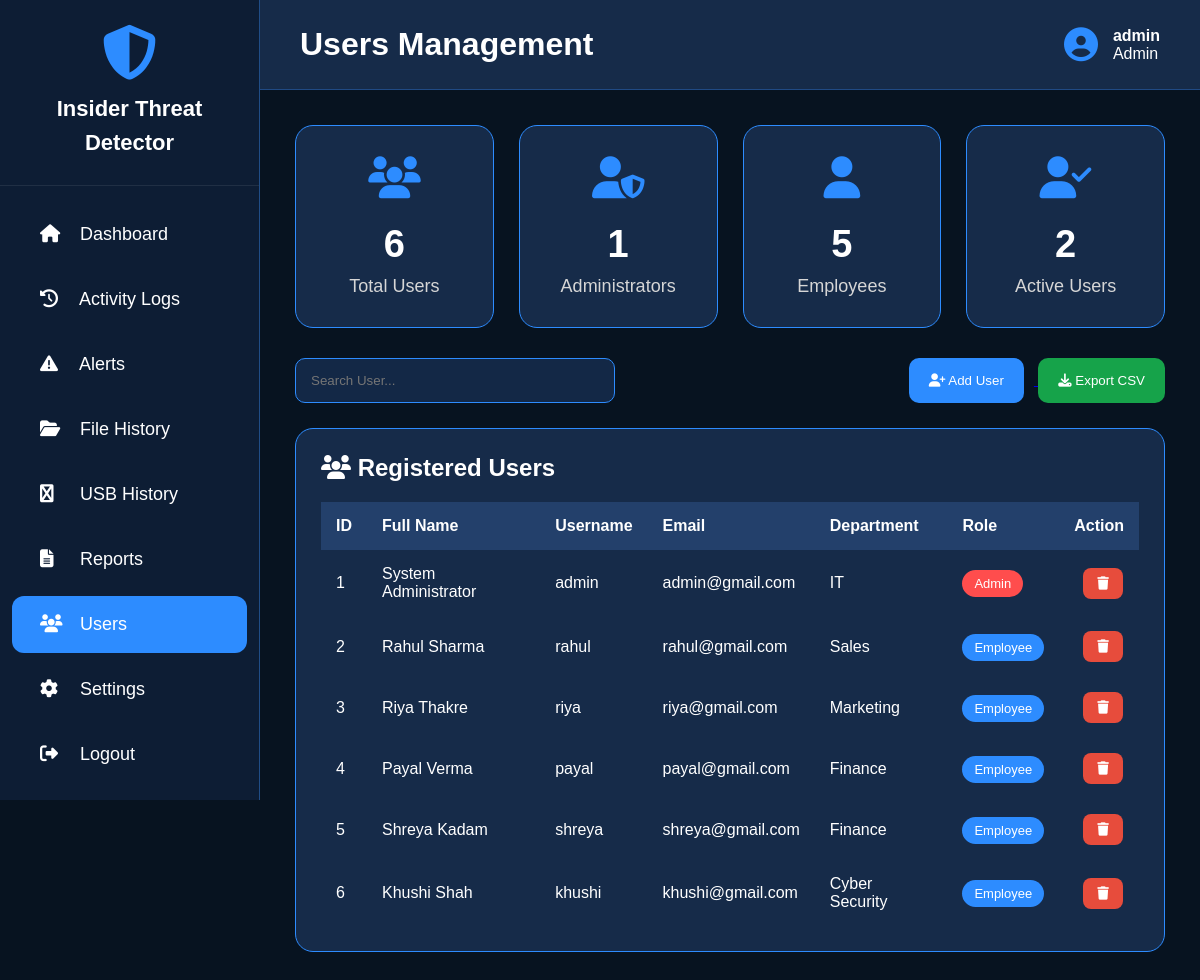
The page /users (signed in) on the database as committed earlier.
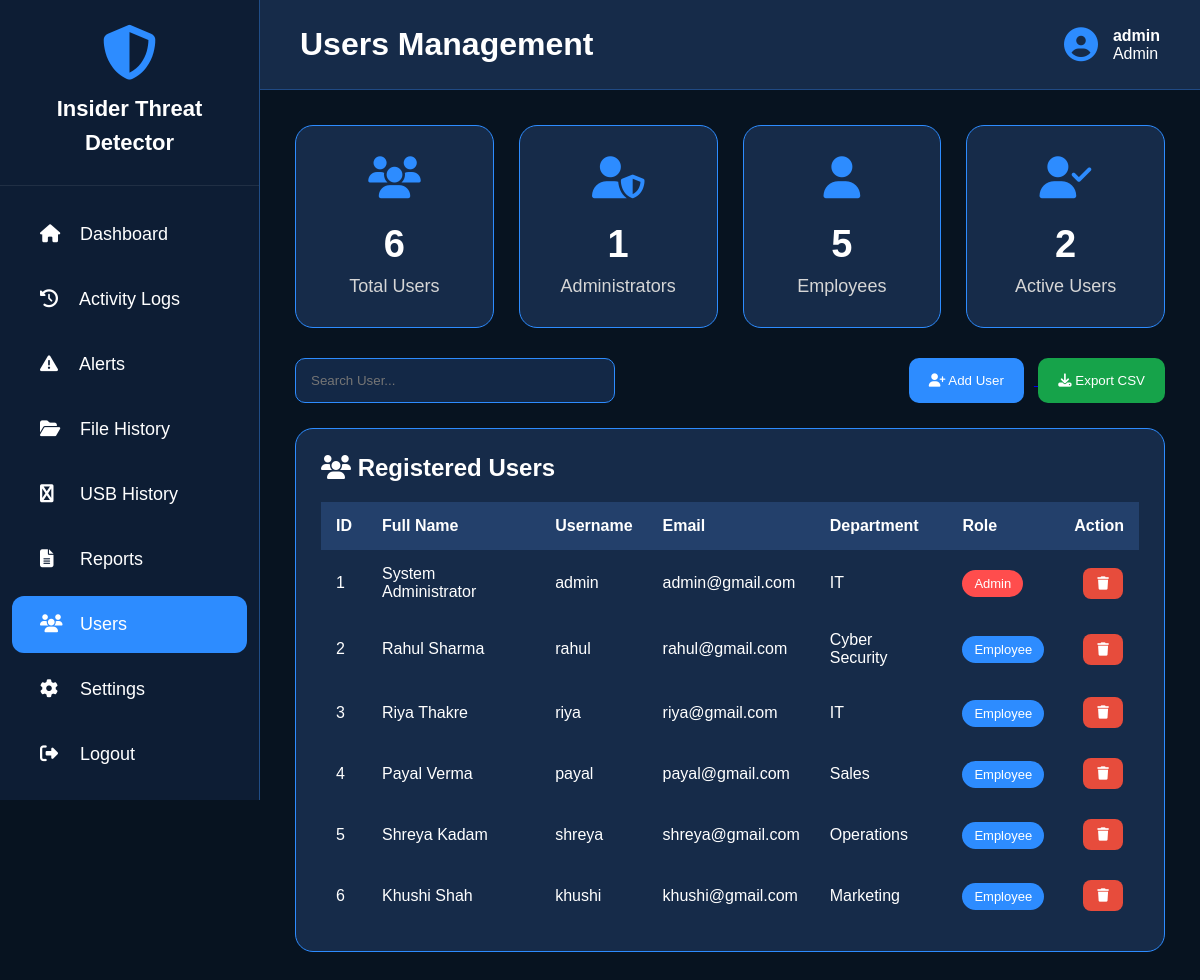
The same page on the database as committed later.
### tables this page shows
CREATE TABLE users (
        id INTEGER PRIMARY KEY AUTOINCREMENT,
        username TEXT UNIQUE NOT NULL,
        password TEXT NOT NULL,
        fullname TEXT,
        email TEXT,
        department TEXT,
        role TEXT DEFAULT 'Employee'
    );

### app.py (the view)
@app.route("/users")
def users():
    if not login_required():
        return redirect("/")
    conn = get_db()
    rows = conn.execute("SELECT * FROM users ORDER BY id").fetchall()
    total = len(rows)
    admins = sum(1 for x in rows if x["role"] == "Admin")
    employees = sum(1 for x in rows if x["role"] == "Employee")
    active = conn.execute("""
        SELECT COUNT(DISTINCT username)
        FROM login_logs WHERE status='Success'
    """).fetchone()[0]
    conn.close()
    return page(
        "users.html",
        users=rows,
        total_users=total,
        admins=admins,
        employees=employees,
        active_users=active
    )

### app.py (called while the page is built)
def login_required():
    return "username" in session

def page(name, **data):
    data["username"] = session.get("username")
    data["role"] = session.get("role")
    return render_template(name, **data)

### database.py (called while the page is built)
def get_db():
    conn = sqlite3.connect(DATABASE)
    conn.row_factory = sqlite3.Row
    return conn

### templates/users.html (shortened to what the changed rows need)
<!DOCTYPE html>
<html lang="en">
<head>
<link rel="stylesheet"
href="https://cdnjs.cloudflare.com/ajax/libs/font-awesome/6.5.2/css/all.min.css">
</head>
<body>
<div class="sidebar">
<div class="logo">
<h2>Insider Threat Detector</h2>
</div>
</div>
<div class="main">
<div class="header">
<h1>Users Management</h1>
</div>
<div class="content">
<div class="cards">
<div class="card">
<h2>{{total_users}}</h2>
</div>
<div class="card">
<h2>{{admins}}</h2>
</div>
<div class="card">
<h2>{{employees}}</h2>
</div>
<div class="card">
<h2>{{active_users}}</h2>
</div>
</div>
<div style="background:#162b49;border:1px solid #2d8cff;border-radius:18px;padding:25px;overflow:auto;">
<h2 style="margin-bottom:20px;">
<i class="fa-solid fa-users"></i>
Registered Users
</h2>
<table id="userTable" style="width:100%;border-collapse:collapse;">
<thead>
<tr style="background:#23406b;">
<th style="padding:15px;text-align:left;">ID</th>
<th style="padding:15px;text-align:left;">Full Name</th>
<th style="padding:15px;text-align:left;">Username</th>
<th style="padding:15px;text-align:left;">Email</th>
<th style="padding:15px;text-align:left;">Department</th>
<th style="padding:15px;text-align:left;">Role</th>
<th style="padding:15px;text-align:center;">Action</th>
</tr>
</thead>
<tbody>
{% for user in users %}
<tr>
<td style="padding:15px;">{{user.id}}</td>
<td style="padding:15px;">{{user.fullname}}</td>
<td style="padding:15px;">{{user.username}}</td>
<td style="padding:15px;">{{user.email}}</td>
<td style="padding:15px;">{{user.department}}</td>
<td style="padding:15px;">
{% if user.role=="Admin" %}
<span style="background:#ff4d4d;padding:6px 12px;border-radius:20px;font-size:13px;">
{{user.role}}
</span>
{% else %}
<span style="background:#2d8cff;padding:6px 12px;border-radius:20px;font-size:13px;">
{{user.role}}
</span>
{% endif %}
</td>
<td style="padding:15px;text-align:center;">
<a href="/delete_user/{{user.id}}"
onclick="return confirm('Delete this user?')">
<button style="background:#e74c3c;border:none;padding:8px 14px;border-radius:8px;color:white;cursor:pointer;margin-left:8px;">
<i class="fa-solid fa-trash"></i>
</button>
</a>
</td>
</tr>
{% endfor %}
</tbody>
</table>
</div>
</div>
</body>
</html>

Rows that differ between the two databases and show on the page:
changed users "Rahul Sharma": department "Sales" → "Cyber Security"
changed users "Riya Thakre": department "Marketing" → "IT"
changed users "Payal Verma": department "Finance" → "Sales"
changed users "Shreya Kadam": department "Finance" → "Operations"
changed users "Khushi Shah": department "Cyber Security" → "Marketing"
